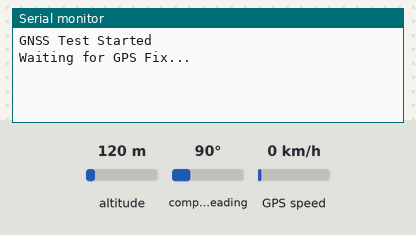
A sketch run on a simulated Arduino Uno, built for the host (arithmetic inside an expression is 32-bit, double 64-bit). Parts: the last lines printed to the serial monitor. The test bench sets the inputs (shaded band); at power-on: altitude 120 m, compass heading 90°, GPS speed 0 km/h. The GPS gets a fix after 3 s at 37.7749, -122.4194 with 8 satellites.

Above: at 1.2 s.
1.3 s: altitude set to 20 m
At 2.7 s:
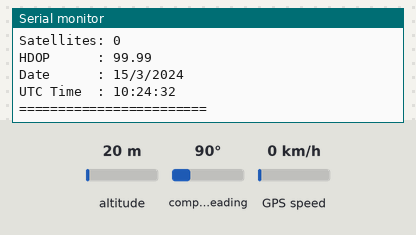
3.5 s: compass heading set to 7°
At 4.7 s:
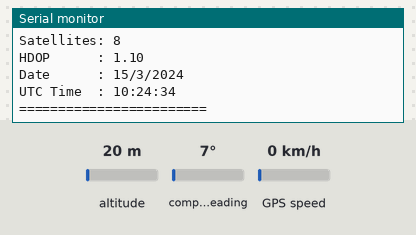
5.5 s: GPS speed set to 2 km/h
At 7.5 s:
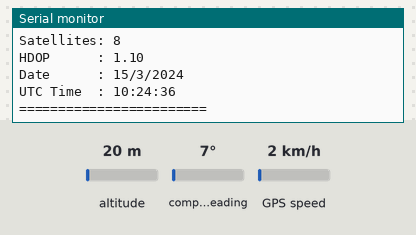
Timing chart, 0 to 9.0 s (numbered marks = the images above; inputs shaded):
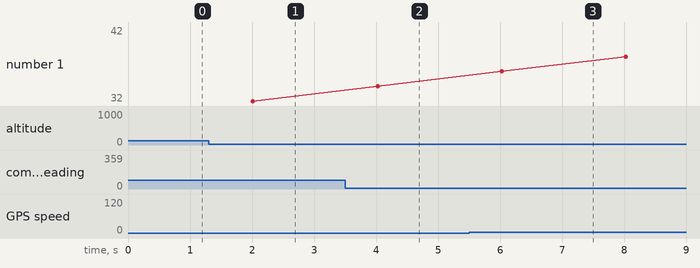

Measured:
- after the input at 3.5 s, the serial monitor: prints a new line after 0.52 s (image 2)
- after the input at 5.5 s, the serial monitor: prints a new line after 0.52 s (image 3)

The sketch:

gps_testing_stm32.ino
```cpp
#include <TinyGPS++.h>

HardwareSerial GPS(PB7, PB6);   // RX, TX
TinyGPSPlus gps;

void setup() {
  Serial.begin(115200);
  GPS.begin(9600);

  Serial.println("GNSS Test Started");
  Serial.println("Waiting for GPS Fix...");
}

void loop() {
  while (GPS.available()) {
    gps.encode(GPS.read());
  }

  static unsigned long lastPrint = 0;

  if (millis() - lastPrint > 2000) {
    lastPrint = millis();

    Serial.println("\n========================");

    // Location
    if (gps.location.isValid()) {
      Serial.print("Latitude  : ");
      Serial.println(gps.location.lat(), 6);

      Serial.print("Longitude : ");
      Serial.println(gps.location.lng(), 6);
    } else {
      Serial.println("Location  : No Fix");
    }

    // Altitude
    if (gps.altitude.isValid()) {
      Serial.print("Altitude  : ");
      Serial.print(gps.altitude.meters());
      Serial.println(" m");
    }

    // Speed
    if (gps.speed.isValid()) {
      Serial.print("Speed     : ");
      Serial.print(gps.speed.kmph());
      Serial.println(" km/h");
    }

    // Course / Heading
    if (gps.course.isValid()) {
      Serial.print("Heading   : ");
      Serial.print(gps.course.deg());
      Serial.println(" deg");
    }

    // Satellites
    if (gps.satellites.isValid()) {
      Serial.print("Satellites: ");
      Serial.println(gps.satellites.value());
    }

    // HDOP
    if (gps.hdop.isValid()) {
      Serial.print("HDOP      : ");
      Serial.println(gps.hdop.hdop());
    }

    // Date
    if (gps.date.isValid()) {
      Serial.print("Date      : ");
      Serial.print(gps.date.day());
      Serial.print("/");
      Serial.print(gps.date.month());
      Serial.print("/");
      Serial.println(gps.date.year());
    }

    // Time
    if (gps.time.isValid()) {
      Serial.print("UTC Time  : ");
      Serial.print(gps.time.hour());
      Serial.print(":");
      Serial.print(gps.time.minute());
      Serial.print(":");
      Serial.println(gps.time.second());
    }

    Serial.println("========================");
  }
}
```
